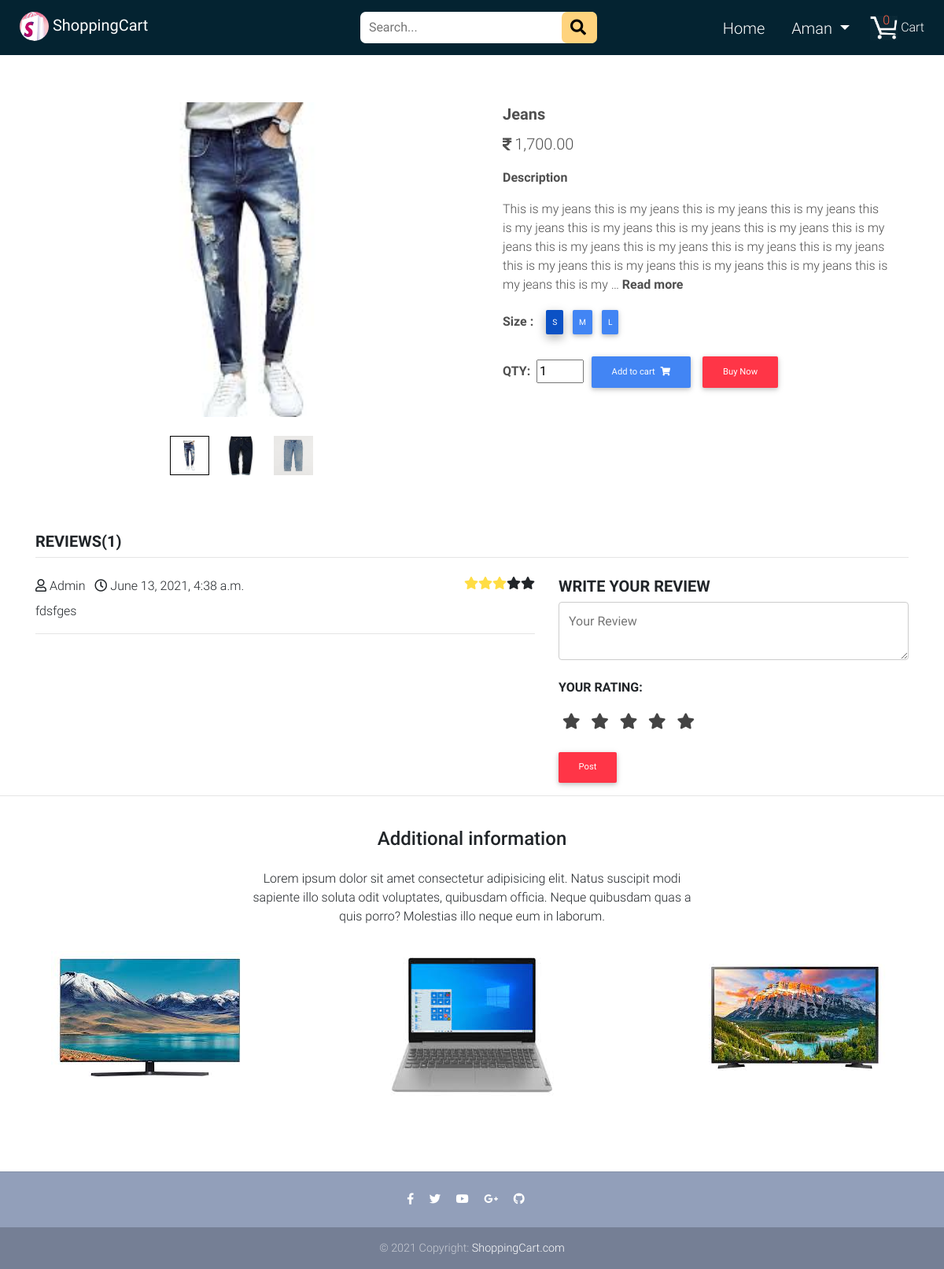
The page /product-detail/2/ (signed in) on the database its author committed.
### myshop/models.py (models this page shows, shortened)
class Product(models.Model):
    title = models.CharField(max_length=100)
    price = models.IntegerField()
    discounted_price = models.IntegerField(blank=True, null=True)
    description = models.TextField()
    tag = models.CharField(choices=LABEL_CHOICES,
                           max_length=15, blank=True, null=True)
    label = models.CharField(choices=LABEL_COLOR_CHOICES,
                             max_length=1, blank=True, null=True)
    brand = models.CharField(max_length=50)
    size = MultiSelectField(choices=SIZE_CHOICES, blank=True, null=True)
    category = models.ForeignKey(Category, on_delete=models.CASCADE)
    image = models.ImageField(upload_to='images')

class Product_Image(models.Model):
    product = models.ForeignKey(Product, on_delete=models.CASCADE)
    image = models.ImageField(upload_to='images')

class Review(models.Model):
    user = models.ForeignKey(User, models.CASCADE)
    product = models.ForeignKey(Product, models.CASCADE)
    comment = models.TextField(max_length=250)
    rate = models.IntegerField(default=0)
    created_at = models.DateTimeField(auto_now_add=True)

### myshop/views.py (the view)
# urls.py: path('product-detail/<int:id>/', views.ProductDetail, name='product_detail'),
def ProductDetail(request, id):
    product = Product.objects.filter(id=id)
    single_product = Product.objects.get(id=id)
    prod_img = Product_Image.objects.filter(product_id=id)
    off_percentage = 0
    if single_product.discounted_price:
        discount_cost = single_product.price - single_product.discounted_price
        off_percentage = (discount_cost * 100) / single_product.price
    product_discount_percentage = round(off_percentage)
    review = Review.objects.filter(product=single_product)
    p = product.first()
    cart_quantity = 0
    item_already_in_cart = False
    user = request.user
    if user.is_authenticated:
        item_already_in_cart = Cart.objects.filter(
            Q(product=p.id) & Q(user=request.user)).exists()
        cart_item = Cart.objects.filter(user=user)
        for i in cart_item:
            cart_quantity += i.quantity
    context = {
        'reviews': review,
        'cart_quantity': cart_quantity,
        'product': product,
        'single_product': single_product,
        'product_discount_percentage': product_discount_percentage,
        'prod_img': prod_img,
        'item_already_in_cart': item_already_in_cart
    }
    return render(request, 'product_detail.html', context)

### myshop/templates/product_detail.html (shortened to what this page needs)
{% extends "base.html" %}
{% load static %}
{% load humanize %}
{% block content %}
<main class="mt-5 pt-4" style="overflow-x: hidden;">
  <div class="container dark-grey-text mt-5" style="word-wrap: break-word;">
    <div class="row">
      <div class="col-md-6 mb-2">
        <div class="mb-4" style="display: flex; justify-content: center; width: 100%; height: 400px;">
          <img class="img-fluid" src="{{single_product.image.url}}" alt="" id="product-detail">
        </div>
        {% if prod_img %}
        <div class="product-links-wap mb-3">
          <div class="row" style="display: flex; justify-content: center;">
            <div class="mr-3 activeimg">
              <a href="#">
                <img class="img-fluid thumbpic active" style="width: 50px; height: 50px;"
                  src="{{single_product.image.url}}" alt="">
              </a>
            </div>
            {% for pi in prod_img %}
            <div class="mr-3 activeimg">
              <a href="#">
                <img class="img-fluid thumbpic" style="width: 50px; height: 50px;" src="{{pi.image.url}}" alt="">
              </a>
            </div>
            {% endfor %}
          </div>
        </div>
        {% endif %}
      </div>
      {% for prod in product %}
      <div class="col-md-6 mb-4">
        <div class="px-4" style="word-wrap: break-word;">
          <a>
            <p class="d-inline lead font-weight-bold">{{ prod.title }}</p>
          </a>
          <p class="lead mt-2">
            {% if prod.discounted_price %}
          <div class="mr-1" style="font-size: 15px;">
            <span style="font-size: 20px;"><i class="fa mr-1"
                style="font-size: 18px;">&#xf156;</i>{{prod.discounted_price|intcomma}}.00</span>
          </div>
          <div class="mt-3">
            <span style="font-size: 20px;"><strong>M.R.P.:</strong><del class="ml-2 mr-1"><i class="fa mr-1"
                  style="font-size: 18px;">&#xf156;</i>{{prod.price|intcomma}}.00</del></span>
            <small style="font-size: 17px;">({{product_discount_percentage}}% off)</small>
          </div>
          {% else %}
          <span><i class="fa mr-1" style="font-size: 18px;">&#xf156;</i>{{prod.price|intcomma}}.00</span>
          {% endif %}
          </p>
          <p class="font-weight-bold">Description</p>
          <p><span id="dots">{{prod.description|truncatewords:75}}</span>
            <a class="font-weight-bold" onclick="readMore()" id="readmore">Read more</a>
          </p>
          {% if single_product.size %}
          <div class="row">
            <div class="col-auto prod-size">
              <ul class="list-inline pb-2">
                <li class="list-inline-item font-weight-bold">Size :</li>
                 {% for field in single_product.size  %}
                  <label for="{{forloop.counter0}}" class="btn btn-primary btn-sm p-2 m-1 prodsize  {% if forloop.counter0 == 0 %} active {% endif %}">{{field}}</label>
                {% endfor %}
              </ul>
            </div>
          </div>
          {% endif %}
          <form class="d-inline justify-content-left">
            <strong class="font-weight-bold mr-1"><label for="qty">QTY:<label></strong>
            <input type="number" value="1" id="qty" name="qty" style="width: 60px;">
            {% if user.is_authenticated %}
            {% if item_already_in_cart %}
            <a href="{% url 'cart_item' %}" class="btn btn-warning btn-md my-0">Go to cart
              <i class="fas fa-shopping-cart ml-1"></i>
            </a>
            {% else %}
            <button class="btn btn-primary btn-md my-0" type="submit" formaction="/add-to-cart">Add to cart
              <i class="fas fa-shopping-cart ml-1"></i>
            </button>
            {% endif %}
            {% else %}
            <a href="{% url 'login' %}" class="btn btn-primary btn-md my-0" type="submit">Add to cart
              <i class="fas fa-shopping-cart ml-1"></i>
            </a>
            {% endif %}
            <button href="/buyNow/" type="submit" class="btn btn-danger btn-md my-0" formaction="/buyNow">Buy Now</button>
          </form>
        </div>
      </div>
      {% endfor %}
    </div>
  </div>
  <div class="container mt-5">
    <h5 class="text-uppercase font-weight-bold">Reviews({{reviews|length}})</h5>
    <hr class="mt-0 pt-0">
    <div class="row">
      <div class="col-sm-7 mt-2">
        {% if reviews %}
        {% for review in reviews %}
        <div class="review-heading">
          <a class="text-capitalize"><i class="far fa-user mr-1"></i>{{review.user.username}}</a>
          <a class="ml-2"><i class="far fa-clock mr-1"></i>{{review.created_at}}</a>
          <i class="fa fa-star {% if review.rate > 4 %} checked {% endif %}" style="float: right;"></i>
          <i class="fa fa-star {% if review.rate > 3 %} checked {% endif %}" style="float: right;"></i>
          <i class="fa fa-star {% if review.rate > 2 %} checked {% endif %}" style="float: right;"></i>
          <i class="fa fa-star {% if review.rate > 1 %} checked {% endif %}" style="float: right;"></i>
          <i class="fa fa-star {% if review.rate > 0 %} checked {% endif %}" style="float: right;"></i>
        </div>
        <div class="review-body mt-2">
          <p>{{review.comment}}</p>
        </div>
        <hr>
        {% endfor %}
        {% else %}
        Doesn't have any review !!
        {% endif %}
      </div>
      <div class="col-sm-5 mt-2">
        <h5 class="text-uppercase font-weight-bold">Write Your Review</h5>
        <form class="review-form" method="GET" action="/review">
          <div class="form-group">
            <textarea class="input" type="text" name="comment" placeholder="Your Review" required></textarea>
          </div>
          <div class="form-group">
            <div class="input rating">
              <p class="text-uppercase font-weight-bold">Your Rating: </p>
              <div class="rating-wrapper">
                <input type="radio" id="star-5" name="rate" value="5" /><label for="star-5" class="fas fa-star"></label>
                <input type="radio" id="star-4" name="rate" value="4" /><label for="star-4" class="fas fa-star"></label>
                <input type="radio" id="star-3" name="rate" value="3" /><label for="star-3" class="fas fa-star"></label>
                <input type="radio" id="star-2" name="rate" value="2" /><label for="star-2" class="fas fa-star"></label>
                <input type="radio" id="star-1" name="rate" value="1" required /><label for="star-1"
                  class="fas fa-star"></label>
              </div>
            </div>
          </div>
          {% if user.is_authenticated %}
          <button class="btn btn-danger btn-md m-0" type="submit">Post</button>
          {% else %}
          <p>You must be logged in for post a review, <a href="{% url 'login' %}">Login</a></p>
          {% endif %}
        </form>
      </div>
    </div>
  </div>
  <hr>
  <div class="row d-flex justify-content-center">
    <div class="col-md-6 text-center">
      <h4 class="my-4 h4">Additional information</h4>
      <p>Lorem ipsum dolor sit amet consectetur adipisicing elit. Natus suscipit modi sapiente illo soluta odit
        voluptates,
        quibusdam officia. Neque quibusdam quas a quis porro? Molestias illo neque eum in laborum.</p>
    </div>
  </div>
  <div class="row text-center">
    <div class="col-lg-4 col-md-12 mb-4">
      <img src="{% static 'img/15.jpg' %}" class="img-fluid" alt="">
    </div>
    <div class="col-lg-4 col-md-6 mb-4">
      <img src="{% static 'img/39.jpg' %}" class="img-fluid" alt="">
    </div>
    <div class="col-lg-4 col-md-6 mb-4">
      <img src="{% static 'img/16.jpg' %}" class="img-fluid" alt="">
    </div>
  </div>
</main>
{% endblock %}

### myshop/templates/base.html (shortened to what this page needs)
{% load static %}
<!DOCTYPE html>
<html lang="en">
<head>
    <link rel="stylesheet" href="https://use.fontawesome.com/releases/v5.11.2/css/all.css">
    <link href="{% static 'css/bootstrap.min.css' %}" rel="stylesheet">
    <link href="{% static 'css/mdb.min.css' %}" rel="stylesheet">
    <link href="{% static 'css/style.min.css' %}" rel="stylesheet">
</head>
<body>
    <nav class="container-fluid fixed-top navbar-expand-lg">
        <div class="row">
            <div class="brand">
                <a class="navbar-brand waves-effect" href="/" target="_blank">
                    <span>
                        <img src="{% static 'img/logo1.jpg' %}" class="logo">
                    </span>
                    <strong class="white-text">ShoppingCart</strong>
                </a>
            </div>
            <div class="cart-item">
                <a href="{% url 'cart_item' %}" class="cart waves-effect">
                    {% if user.is_anonymous %}
                    <span class="cart-basket d-flex align-items-center justify-content-center">0</span>
                    {% else %}
                    <span class="cart-basket d-flex align-items-center justify-content-center">{{cart_quantity}}</span>
                    {% endif %}
                    <span>
                        <img class="cart-image" src="{% static 'img/shoppingcart.png' %}">
                    </span>
                    <span class="text-white">Cart</span>
                </a>
            </div>
            <div class="searchbar">
                <form action="/search" method="GET">
                    <input class="search" name="query" id="query" type="search" placeholder="Search..." aria-label="Search">
                    <button class="search-btn" type="submit" style="border: none;">
                        <i class="fas fa-search"></i>
                    </button>
                </form>
            </div>
            <div class="slbar">
                <ul class="main-menu">
                    {% if user.is_authenticated %}
                    <li class="{% block home %} {% endblock home %}">
                        <a href="{% url 'home' %}">Home</a>
                    </li>
                    <li>
                        <div class="dropdown">
                            <a class="text-white dropdown-toggle text-capitalize" type="button"
                                id="dropdownMenuButton" data-toggle="dropdown" aria-haspopup="true"
                                aria-expanded="false">
                                {{user.username}}
                            </a>
                        </div>
                    </li>
                    {% endif %}
                </ul>
            </div>
        </div>
    </nav>
    {% block content %}{% endblock %}
    <footer class="page-footer text-center font-small mt-5">
        <hr class="my-4">
        <div class="pb-4">
            <a href="#" target="_blank">
                <i class="fab fa-facebook-f mr-3"></i>
            </a>
            <a href="#" target="_blank">
                <i class="fab fa-twitter mr-3"></i>
            </a>
            <a href="#" target="_blank">
                <i class="fab fa-youtube mr-3"></i>
            </a>
            <a href="#" target="_blank">
                <i class="fab fa-google-plus-g mr-3"></i>
            </a>
            <a href="#" target="_blank">
                <i class="fab fa-github mr-3"></i>
            </a>
        </div>
        <div class="footer-copyright py-3">
            © 2021 Copyright:
            <a href="#" target="_blank"> ShoppingCart.com</a>
        </div>
    </footer>
</body>
</html>

### rows shown on the page
Product: image (picture), title "Jeans", price "1,700", description "This is my jeans this is my jeans this is my jeans this is my jeans this is my jeans this is my jeans this is my jeans this is my jeans this is my jeans this is my jeans this is my jeans this is my jeans this is my jeans this is my jeans this is my jeans this is my jeans this is my jeans this is my jeans this is my …", size "S" "M" "L"
Product_Image: image (picture)
Product_Image: image (picture)
Review: user.username "Admin", created_at "June 13, 2021, 4:38 a.m.", comment "fdsfges"

### other values the page prints
{{ cart_quantity }} "0"
{{ user.username }} "Aman"
{{ reviews|length }} "1"
